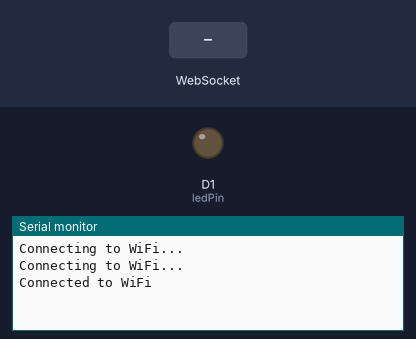
Bench run of a sketch on a simulated ESP8266 (NodeMCU). Shown: output pins drawn as LEDs (lit = HIGH), the last lines printed to the serial monitor. The inputs (shaded band) are chosen by the test bench. WiFi joins after 1.5 s; servers stay silent unless stated.

Above: at 3.2 s.
3.3 s: WebSocket text "RecordingStarted" received
At 4.5 s:
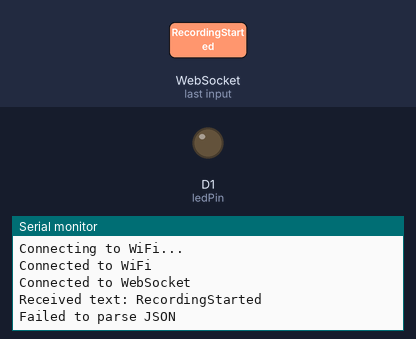
4.8 s: WebSocket text "RecordingStopped" received
At 5.9 s:
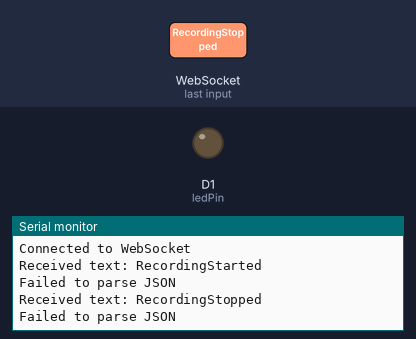
6.3 s: WebSocket text "RecordingPaused" received
At 7.0 s:
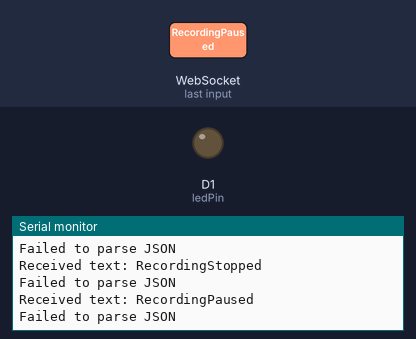

The sketch:

obs-esp-recording-indigator.ino
```cpp
#include <ESP8266WiFi.h>
#include <WebSocketsClient.h>
#include <ArduinoJson.h>

// Replace with your network credentials
const char* ssid = ""; // your wifi name
const char* password = ""; // your wifi password

// Replace with OBS WebSocket server details
const char* host = ""; // e.g., "192.168.1.100"
const uint16_t port = 4444;
const char* wsPath = "/";

unsigned long previousMillis = 0;
unsigned long interval = 1000;
bool recording = false;
bool pause = false;

WebSocketsClient webSocket;

const int ledPin = D1;

void setup() {
  pinMode(ledPin, OUTPUT);

  Serial.begin(115200);

  // Connect to Wi-Fi
  WiFi.begin(ssid, password);
  while (WiFi.status() != WL_CONNECTED) {
    delay(1000);
    Serial.println("Connecting to WiFi...");
  }
  Serial.println("Connected to WiFi");

  // Connect to OBS WebSocket
  webSocket.begin(host, port, wsPath);
  webSocket.onEvent(webSocketEvent);
  webSocket.setAuthorization("", "password"); // Replace with OBS WebSocket password if set

  // Send initial request to get recording status
  sendWebSocketMessage("{\"request-type\": \"GetStreamingStatus\", \"message-id\": \"1\"}");
}

void loop() {
  // Handle interval blinking or other tasks here
  unsigned long currentMillis = millis();
  if (recording && !pause) {
    if (currentMillis - previousMillis >= interval) {
      previousMillis = currentMillis;
      digitalWrite(ledPin, !digitalRead(ledPin));
    }
  }else if (pause){
    digitalWrite(ledPin, HIGH);
  }else {
    digitalWrite(ledPin, LOW);
  }

  webSocket.loop();
}

void webSocketEvent(WStype_t type, uint8_t * payload, size_t length) {
  switch (type) {
    case WStype_DISCONNECTED:
      Serial.println("Disconnected from WebSocket");
      break;
    case WStype_CONNECTED:
      Serial.println("Connected to WebSocket");
      break;
    case WStype_TEXT:
      Serial.printf("Received text: %s\n", payload);
      handleWebSocketMessage(payload);
      break;
  }
}

void sendWebSocketMessage(String message) {
  webSocket.sendTXT(message);
}

void handleWebSocketMessage(uint8_t * payload) {
  StaticJsonDocument<200> doc;
  DeserializationError error = deserializeJson(doc, payload);

  if (error) {
    Serial.println("Failed to parse JSON");
    return;
  }

  if (doc.containsKey("update-type")) {
    // Status update
    String updateType = doc["update-type"].as<String>();
    if (updateType == "RecordingStarted") {
      recording = true;
      pause = false;
    } else if (updateType == "RecordingStopped") {
      recording = false;
      pause = false;
    } else if (updateType == "RecordingPaused") {
      pause = true;
    } else if (updateType == "RecordingResumed") {
      pause = false;
    }
  }
}
```

Measured:
- after the input at 3.3 s, the serial monitor: prints a new line at once (image 1)
- after the input at 4.8 s, the serial monitor: prints a new line at once (image 2)
- after the input at 6.3 s, the serial monitor: prints a new line at once (image 3)
